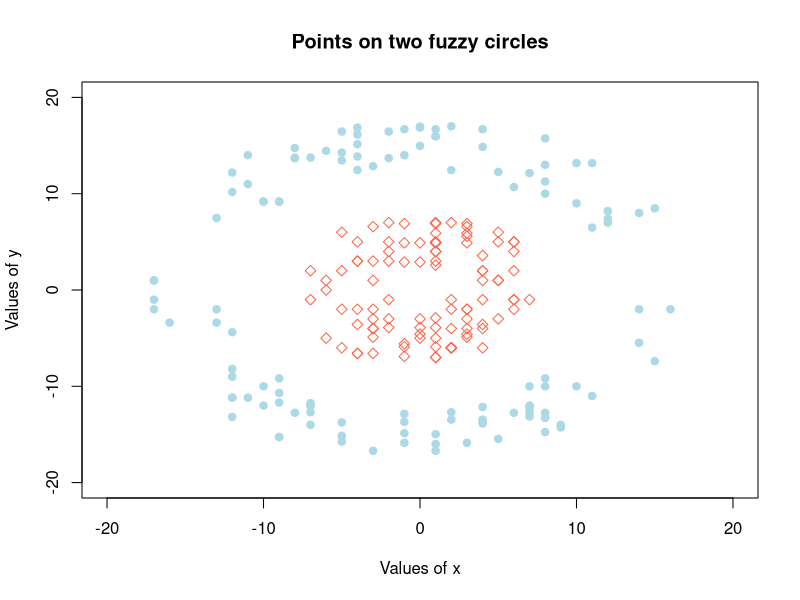

R code for this plot:
# Returns a dataframe with points roughly located on a circle. 
new.points <- function(class = 0, radius = 5, distortion = 2, nr.of.samples = 100){      
  set.seed(0)
  x <- sample(-radius:radius, nr.of.samples, replace=TRUE)
  y <- sqrt(radius^2 - x^2) * sample(c(-1,1), nr.of.samples, replace=TRUE)   
  x <- x + sample(-distortion:distortion, nr.of.samples, replace=TRUE)
  y <- y + sample(-distortion:distortion, nr.of.samples, replace=TRUE)  
  df <- data.frame(x = x, y = y, class = class)
  return(df)
}

##
## Working with data
##

# generate points of two different classes
df.first  <- new.points(class = 0, radius = 5, nr.of.samples = 100)
df.second <- new.points(class = 1, radius = 15, nr.of.samples = 120)

# create a plot
max <- 20
plot(-max:max, -max:max, type = "n", 
     main = "Points on two fuzzy circles",
     xlab = "Values of x", ylab = "Values of y")
points(df.first$x,  df.first$y,  pch = 5,  col = "tomato") # 5 for diamonds
points(df.second$x, df.second$y, pch = 19, col = "light blue")  # 19 for solid circles


# append the two dataframes
dataset <- rbind(df.first, df.second)
# shuffle the data
dataset <- dataset[sample(nrow(dataset)),]

# output
write.csv(dataset, file="two_circles.csv", row.names=FALSE)